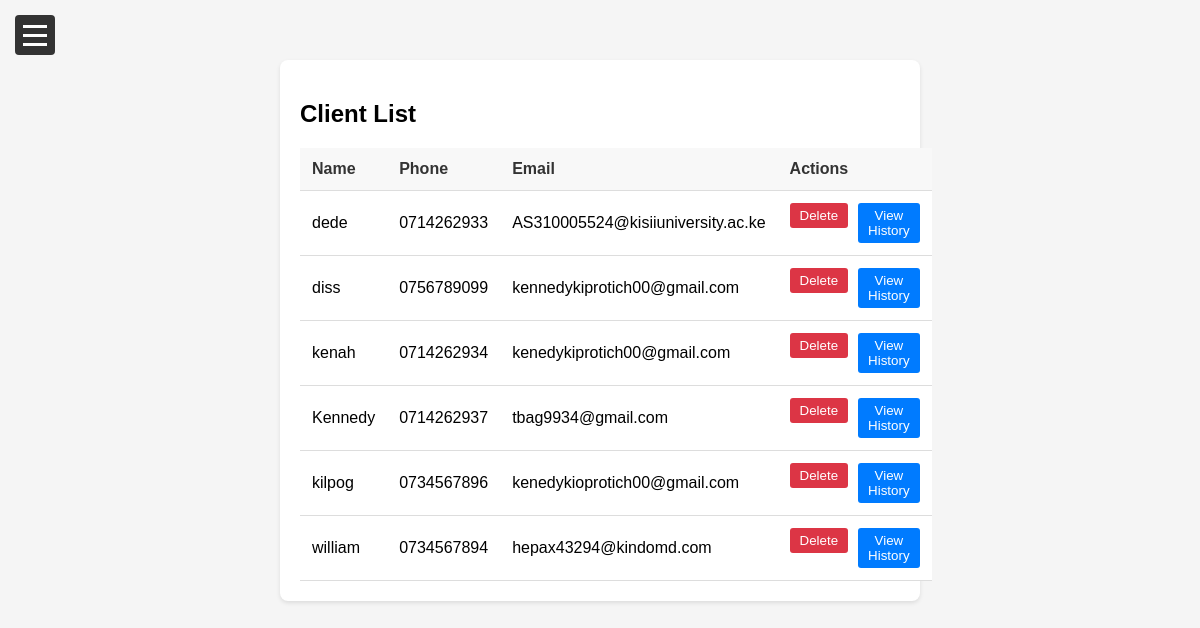
Page /client.php on the earlier database version.
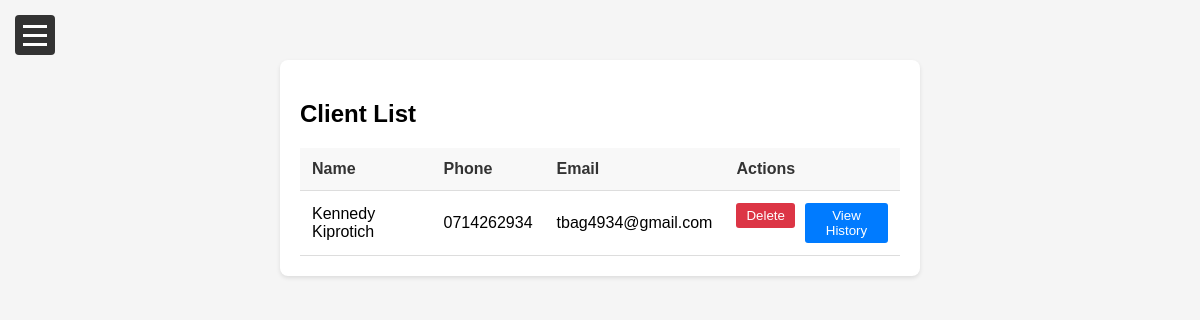
Same page on the later database version.
### tables this page shows
CREATE TABLE `clients` (
  `id` int(11) NOT NULL,
  `client_name` varchar(255) NOT NULL,
  `phone` varchar(15) NOT NULL,
  `email` varchar(100) NOT NULL,
  `created_at` timestamp NOT NULL DEFAULT current_timestamp()
);

### client.php (the view, shortened to what this page needs)
<?php
require_once 'db_config.php';
?>
<!DOCTYPE html>
<html lang="en">
<head>
    <link rel="stylesheet" href="styles.css">
</head>
<body>
    <button class="menu-toggle">
        <span></span>
        <span></span>
        <span></span>
    </button>
    <div class="main-content">
        <div class="container">
            <h2>Client List</h2>
            <?php
            try {
                $sql = "SELECT * FROM clients ORDER BY client_name";
                $stmt = $conn->query($sql);
                if ($stmt->rowCount() > 0) {
                    echo "<table>
                            <tr>
                                <th>Name</th>
                                <th>Phone</th>
                                <th>Email</th>
                                <th>Actions</th>
                            </tr>";
                    while($row = $stmt->fetch(PDO::FETCH_ASSOC)) {
                        echo "<tr>
                                <td>" . htmlspecialchars($row["client_name"]) . "</td>
                                <td>" . htmlspecialchars($row["phone"]) . "</td>
                                <td>" . htmlspecialchars($row["email"]) . "</td>
                                <td>
                                    <div style='display: flex; gap: 10px;'>
                                        <form action='' method='post' style='margin: 0;'>
                                            <input type='hidden' name='client_id' value='" . $row["id"] . "'>
                                            <button type='submit' name='delete_client' class='delete-btn'
                                                    onclick='return confirm(\"Are you sure you want to delete this client?\");'
                                                    style='background-color: #dc3545; color: white; border: none; padding: 5px 10px; border-radius: 3px; cursor: pointer;'>
                                                <i class='fas fa-trash'></i> Delete
                                            </button>
                                        </form>
                                        <button onclick='viewHistory(" . $row["id"] . ")'
                                                style='background-color: #007bff; color: white; border: none; padding: 5px 10px; border-radius: 3px; cursor: pointer;'>
                                            <i class='fas fa-history'></i> View History
                                        </button>
                                    </div>
                                </td>
                            </tr>";
                    }
                    echo "</table>";
                } else {
                    echo "<p>No clients found</p>";
                }
            } catch(PDOException $e) {
                echo '<div class="feedback error">Error: ' . htmlspecialchars($e->getMessage()) . '</div>';
            }
            ?>
        </div>
    </div>
</body>
</html>

### styles.css (style rules this page uses)
body { display: flex; margin: 0; min-height: 100vh; font-family: Arial, sans-serif; }
.menu-toggle { position: fixed; top: 15px; left: 15px; z-index: 1001; background: #333; border: none; cursor: pointer; width: 40px; height: 40px; border-radius: 4px; display: flex; flex-direction: column; justify-content: center; align-items: center; gap: 6px; transition: transform 0.3s ease; }
.menu-toggle span { display: block; width: 24px; height: 3px; background-color: white; transition: transform 0.3s ease, opacity 0.3s ease; transform-origin: center; }
.main-content { flex: 1; padding: 20px; margin-left: 0; background-color: #f5f5f5; transition: margin-left 0.3s ease; padding-top: 60px; min-height: calc(100vh - 80px); }
.container { max-width: 600px; margin: 0 auto; background-color: white; padding: 20px; border-radius: 8px; box-shadow: 0 2px 4px rgba(0, 0, 0, 0.1); }
table { width: 100%; border-collapse: collapse; margin-top: 20px; background-color: white; }
th, td { padding: 12px; text-align: left; border-bottom: 1px solid #ddd; }
th { background-color: #f8f8f8; color: #333; font-weight: 600; }

Differences in the rows shown:
removed clients: client_name "dede", phone "0714262933", email "AS310005524@kisiiuniversity.ac.ke"
removed clients: client_name "diss", phone "0756789099", email "kennedykiprotich00@gmail.com"
removed clients: client_name "kenah", phone "0714262934", email "kenedykiprotich00@gmail.com"
removed clients: client_name "Kennedy", phone "0714262937", email "tbag9934@gmail.com"
removed clients: client_name "kilpog", phone "0734567896", email "kenedykioprotich00@gmail.com"
removed clients: client_name "william", phone "0734567894", email "hepax43294@kindomd.com"
added clients: client_name "Kennedy Kiprotich", phone "0714262934", email "tbag4934@gmail.com"
